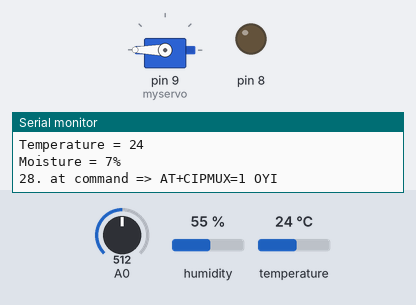
This sketch was run on a simulated Arduino Uno, built with avr-gcc and run on an emulated ATmega328P. Parts: servo, output pins drawn as LEDs (lit = HIGH), the last lines printed to the serial monitor. The test bench sets the inputs (shaded band); at power-on: temperature 24 °C, A0 = 512, humidity 55 %. The modem accepts every AT command (registered, SIM ready, sends succeed) and sends nothing else.

Above: at 1.7 s.
1.8 s: temperature set to 35.6 °C
8.0 s: temperature set to 36.5 °C
At 9.9 s:
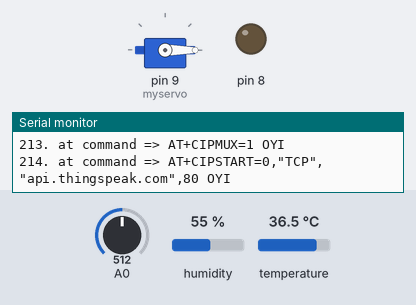
10.5 s: A0 set to 456
16.7 s: A0 set to 431
At 18.0 s:
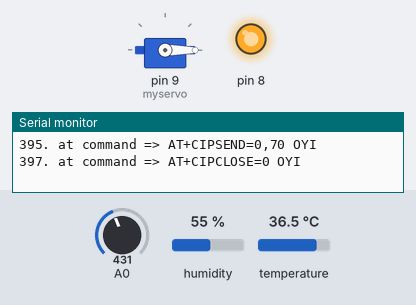
18.3 s: temperature set to 12 °C
At 20.7 s:
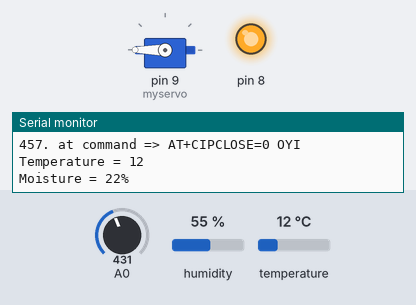
21.2 s: temperature set to 41 °C
At 22.4 s:
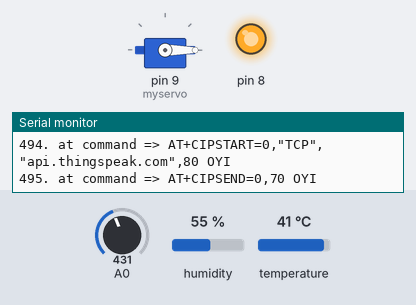
Timing chart, 0 to 24.2 s (numbered marks = the images above; inputs shaded):
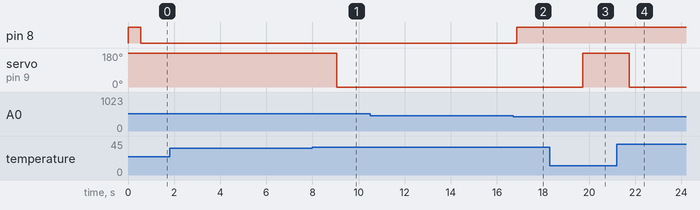

The sketch:

Plant_health_monitoring.ino
```cpp
#include <SoftwareSerial.h>
#include<Servo.h>
//const int sensor_pin = A1;
#include "DHT.h"
#define RX 2
#define TX 3
#define dht_apin 11 // Analog Pin sensor is connected to
DHT dhtObject;
String AP = "realme";       // AP NAME
String PASS = "0987654321"; // AP PASSWORD
String API = "E3C5QCT1IM9DDV8F";   // Write API KEY
String HOST = "api.thingspeak.com";
String PORT = "80";
int countTrueCommand;
int countTimeCommand;
boolean found = false;
//int valSensor = 1;

Servo myservo;
SoftwareSerial esp8266(RX,TX);

 void check_temperature();
 void check_moisture();

void setup()
{
  Serial.begin(9600);
  esp8266.begin(115200);
  pinMode(8, OUTPUT);
  pinMode(A0, INPUT);
  dhtObject.setup(11);
  myservo.attach(9);
  digitalWrite(8,HIGH);
  myservo.write(180);
  sendCommand("AT",5,"OK");
  sendCommand("AT+CWMODE=1",5,"OK");
  sendCommand("AT+CWJAP=\""+ AP +"\",\""+ PASS +"\"",20,"OK");
  delay(500);
}

void loop()
{

  int moisture_output;
  moisture_output = analogRead(A0);
  moisture_output= map(moisture_output,550,10,0,100);
  check_temperature();
  check_moisture();
  String sendData = "GET /update?api_key="+ API +"&field1="+getTemperatureValue()+"&field2="+getHumidityValue()+"&field3="+ moisture_output;
  sendCommand("AT+CIPMUX=1",5,"OK");
  sendCommand("AT+CIPSTART=0,\"TCP\",\""+ HOST +"\","+ PORT,15,"OK");
  sendCommand("AT+CIPSEND=0," +String(sendData.length()+4),4,">");
  esp8266.println(sendData);
  //Serial.print( moisture_output);
  //Serial.print("%\n\n");
  //delay(800);
  countTrueCommand++;
  sendCommand("AT+CIPCLOSE=0",5,"OK");

}


String getTemperatureValue()
{

   //delay(dhtObject.getMinimumSamplingPeriod());
   int temperature = dhtObject.getTemperature();
   //Serial.print(" Temperature(C)= ");
   //Serial.println(temperature);
   return String(temperature);

}


String getHumidityValue()
{

   //delay(dhtObject.getMinimumSamplingPeriod());
   int humidity = dhtObject.getHumidity();
  // Serial.print(" Humidity in %= ");
   //Serial.println(humidity);
   return String(humidity);

}

void sendCommand(String command, int maxTime, char readReplay[])
 {
  Serial.print(countTrueCommand);
  Serial.print(". at command => ");
  Serial.print(command);
  Serial.print(" ");
  while(countTimeCommand < (maxTime*1))
  {
    esp8266.println(command);//at+cipsend
    if(esp8266.find(readReplay))//ok
    {
      found = true;
      break;
    }

    countTimeCommand++;
  }

  if(found == true)
  {
    Serial.println("OYI");
    countTrueCommand++;
    countTimeCommand = 0;
  }

  if(found == false)
  {
    Serial.println("Fail");
    countTrueCommand = 0;
    countTimeCommand = 0;
  }

  found = false;
 }

void check_temperature()
{
  int temp = dhtObject.getTemperature();
  Serial.print("Temperature = ");
  Serial.print(temp);
  Serial.print("\n");
  if(temp > 35)
  {
   myservo.write(0);
  }

  else
  {
    myservo.write(180);

  }
}


 void check_moisture()
{
 int moist = analogRead(A0);
  moist= map(moist,550,10,0,100);
  Serial.print("Moisture = ");
  Serial.print(moist);
  Serial.print("%");
  Serial.print("\n");
  if(moist < 20)
  {
    digitalWrite(8, LOW);

  }
  else
  {
    digitalWrite(8,HIGH);

  }
}
```

Measured:
- the behaviour switches between 35.9 and 36 °C on temperature (found by bisection; images 0 and 1)
- the behaviour switches between 443 and 442 on A0 (found by bisection; images 1 and 2)
- after the input at 8.0 s, servo on pin 9 (myservo): 180° → 0° after 1.1 s
- after the input at 16.7 s, pin 8: LOW → HIGH after 0.16 s
- after the input at 18.3 s, servo on pin 9 (myservo): 0° → 180° after 1.4 s
- after the input at 21.2 s, servo on pin 9 (myservo): 180° → 0° after 0.54 s
